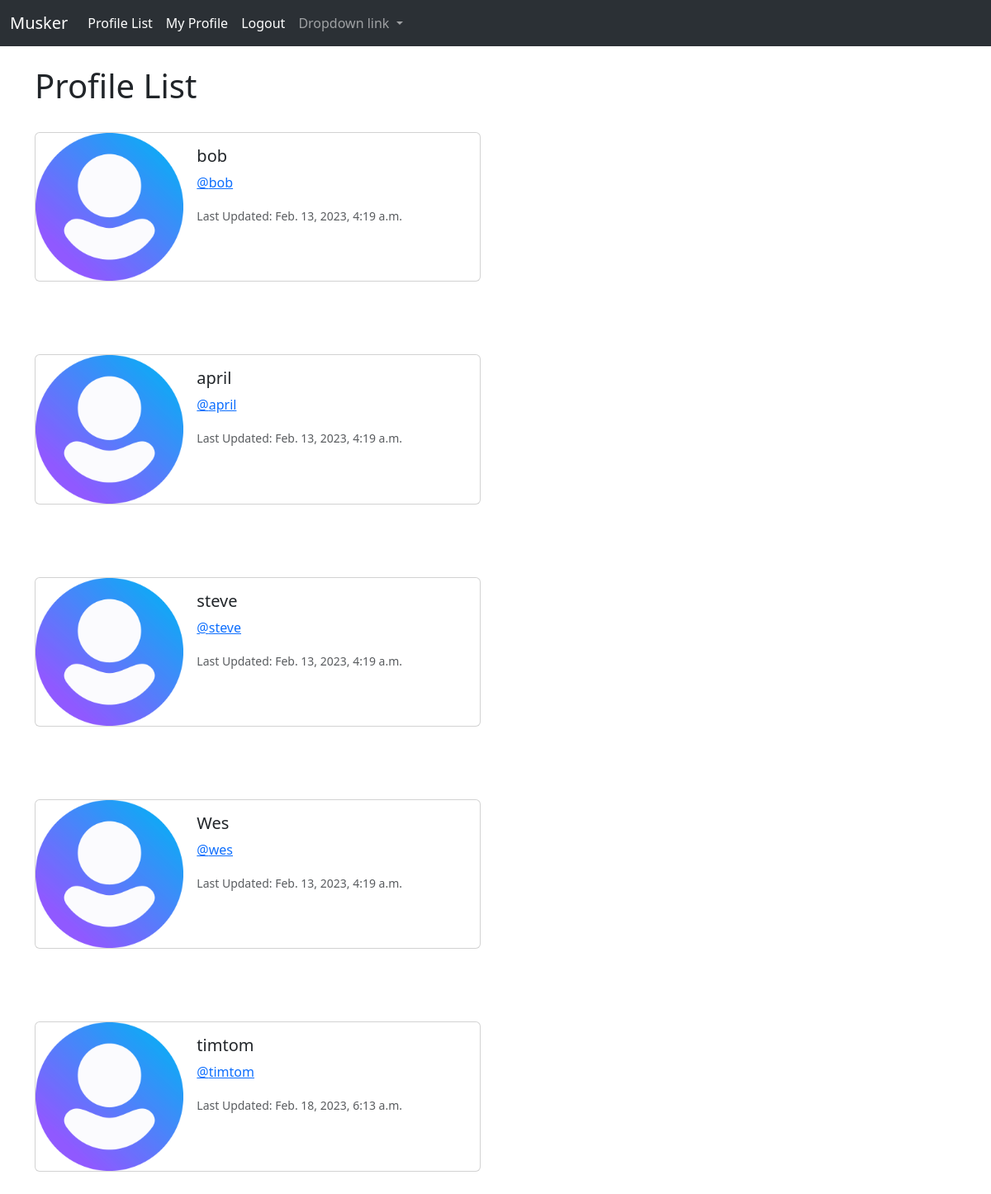
Screenshot of /profile_list/ (signed in) with the database file from the repository.
### musker/models.py (models this page shows, shortened)
class Profile(models.Model):
    user = models.OneToOneField(User, on_delete= models.CASCADE)
    follows = models.ManyToManyField("self", related_name= "followed_by",
                                    symmetrical= False, # you can follow somebody, but they don't have to follow back, assymetrical
                                    blank=True, # you don't have to follow anybody
                                    )
    date_modified = models.DateTimeField(User, auto_now_add=True)

### musker/views.py (the view)
# urls.py: path("profile_list/", views.ProfileList, name="profile_list"),
def ProfileList(request):
    if request.user.is_authenticated:
        profiles = Profile.objects.exclude(user=request.user)
        return render(request, 'profile_list.html', {"profiles": profiles})
    else:
        messages.success(request, ("You must be logged in to use this page"))
        return redirect('home')

### musker/templates/profile_list.html
{% extends 'base.html' %}
{% load static %}
{% block content %}
    <h1>Profile List</h1><br>
    {% if profiles %}
        {% for profile in profiles %}
            <div class="card mb-3" style="max-width: 540px;">
                <div class="row g-0">
                <div class="col-md-4">
                    <img src="{% static 'images/default.png' %}" class="img-fluid rounded-start" alt="...">
                </div>
                <div class="col-md-8">
                    <div class="card-body">
                    <h5 class="card-title">{{profile.user.username}}</h5>
                    <p class="card-text"><a href="{% url 'profile' profile.user.id %}">@{{profile.user.username|lower}}</a></p>
                    <p class="card-text"><small class="text-muted">Last Updated: {{profile.date_modified}}</small></p>
                    </div>
                </div>
            </div>
            </div> <br>
            <br><br>
        {% endfor %}
    {% endif %}
{% endblock %}

### musker/templates/base.html (shortened to what this page needs)
<!doctype html>
<html lang="en">
  <head>
    <link href="https://cdn.jsdelivr.net/npm/bootstrap@5.3.0-alpha1/dist/css/bootstrap.min.css" rel="stylesheet">
  </head>
  <body>
  {% include "navbar.html" %}
  <div class="container">
    <br>
    {% block content %}
    {% endblock %}
  </div>
  </body>
</html>

### musker/templates/navbar.html (shortened to what this page needs)
<nav class="navbar navbar-expand-lg bg-body-tertiary" data-bs-theme="dark">
    <div class="container-fluid">
      <a class="navbar-brand" href="{% url 'home' %}">Musker</a>
      <div class="collapse navbar-collapse" id="navbarNavDropdown">
        <ul class="navbar-nav">
          <li class="nav-item">
            <a class="nav-link active" aria-current="page" href="{% url 'profile_list' %}">Profile List</a>
          </li>
          {% if user.is_authenticated %}
            <li class="nav-item">
              <a class="nav-link active" aria-current="page" href="{% url 'profile' request.user.id %}">My Profile</a>
            </li>
            <li class="nav-item">
              <a class="nav-link active" aria-current="page" href="{% url 'logout'%}">Logout</a>
            </li>
          {% endif %}
          <li class="nav-item dropdown">
            <a class="nav-link dropdown-toggle" href="#" role="button" data-bs-toggle="dropdown" aria-expanded="false">
              Dropdown link
            </a>
          </li>
        </ul>
      </div>
    </div>
  </nav>

### rows the page displays
Profile: user.username "bob", date_modified "Feb. 13, 2023, 4:19 a.m."
Profile: user.username "april", date_modified "Feb. 13, 2023, 4:19 a.m."
Profile: user.username "steve", date_modified "Feb. 13, 2023, 4:19 a.m."
Profile: user.username "Wes", user.username "wes", date_modified "Feb. 13, 2023, 4:19 a.m."
Profile: user.username "timtom", date_modified "Feb. 18, 2023, 6:13 a.m."
